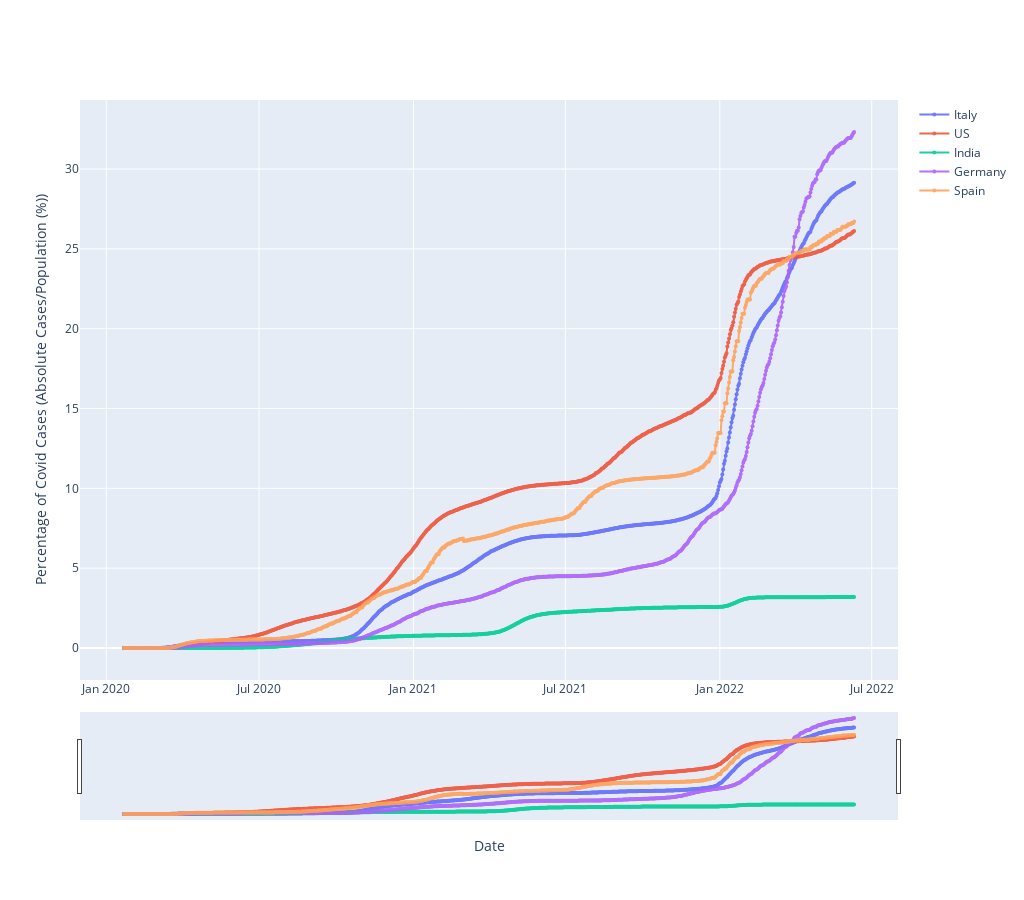

Write notebook code for a chart like this one.
### Code cell
fig = go.Figure()
## defines how to plot the individual trace
for each in country_list:
    fig.add_trace(go.Scatter(x=final_plot.date.iloc[:871],
                                y=final_plot[each],
                                mode='markers+lines',
                                opacity=0.9,
                                line_width=2,
                                marker_size=4, 
                                name=each
                                 )
                     )

## defines the overall layout properties
fig.update_layout(
    width=1024,
    height=900,
    xaxis_title="Date",
    yaxis_title="Percentage of Covid Cases (Absolute Cases/Population (%))",
    hovermode='x',
    
)
#fig.update_yaxes(type="log",range=[1.1,5.5])


fig.update_layout(xaxis_rangeslider_visible=True)
#fig.show(renderer='chrome')
fig.show()

### Figure 1 — Plotly figure (JSON) as saved in the notebook; plotly's stock layout.template omitted (floating-point values rounded to 4 significant figures; data arrays with more than 128 entries replaced by an {"elided": "..."} marker saying what was removed)
{"data": [{"line": {"width": 2}, "marker": {"size": 4}, "mode": "markers+lines", "name": "Italy", "opacity": 0.9, "type": "scatter", "x": {"elided": "871 str values"}, "y": {"elided": "872 float values"}}, {"line": {"width": 2}, "marker": {"size": 4}, "mode": "markers+lines", "name": "US", "opacity": 0.9, "type": "scatter", "x": {"elided": "871 str values"}, "y": {"elided": "872 float values"}}, {"line": {"width": 2}, "marker": {"size": 4}, "mode": "markers+lines", "name": "India", "opacity": 0.9, "type": "scatter", "x": {"elided": "871 str values"}, "y": {"elided": "872 float values"}}, {"line": {"width": 2}, "marker": {"size": 4}, "mode": "markers+lines", "name": "Germany", "opacity": 0.9, "type": "scatter", "x": {"elided": "871 str values"}, "y": {"elided": "872 float values"}}, {"line": {"width": 2}, "marker": {"size": 4}, "mode": "markers+lines", "name": "Spain", "opacity": 0.9, "type": "scatter", "x": {"elided": "871 str values"}, "y": {"elided": "872 float values"}}], "layout": {"height": 900, "hovermode": "x", "width": 1024, "xaxis": {"rangeslider": {"visible": true}, "title": {"text": "Date"}}, "yaxis": {"title": {"text": "Percentage of Covid Cases (Absolute Cases/Population (%))"}}}}
